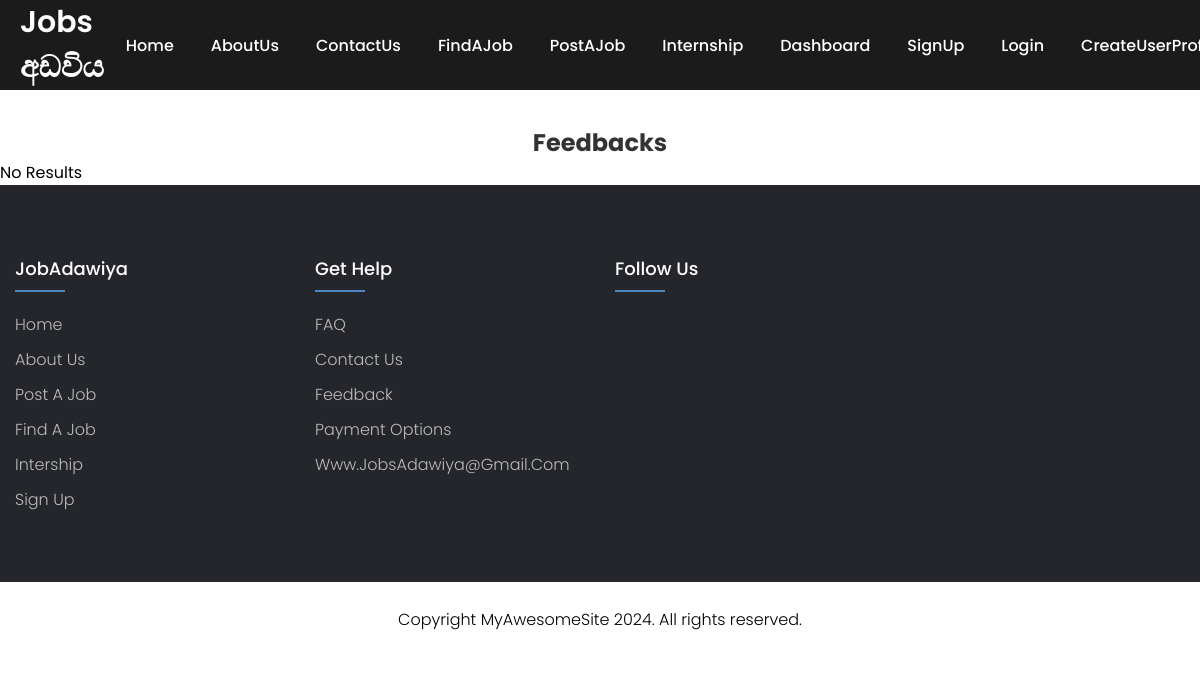
Before: /Dilsha/f_read.php with the older database file.
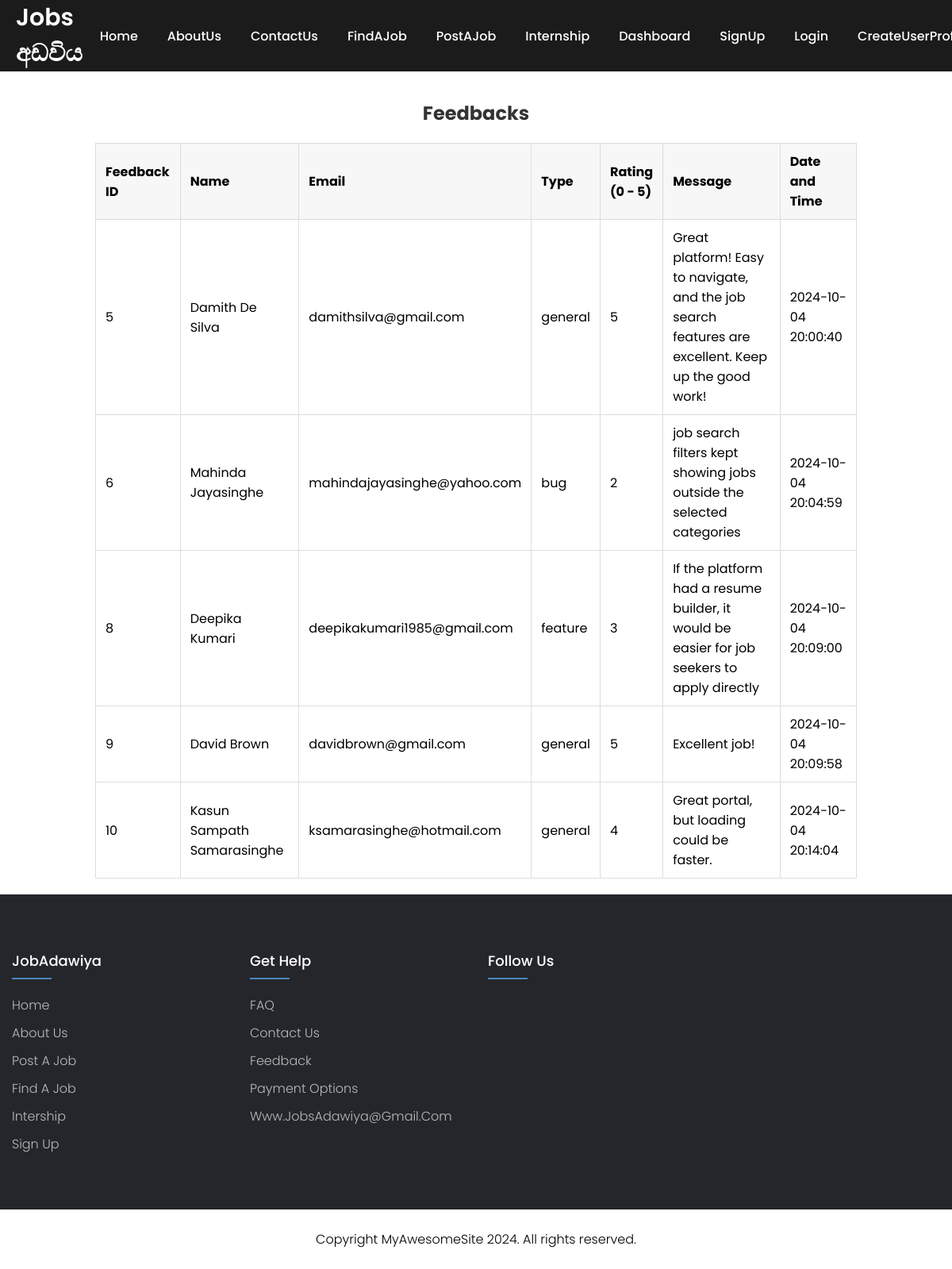
After: the same page with the newer database file.
### tables this page shows
CREATE TABLE `feedback` (
  `id` int(11) NOT NULL,
  `name` varchar(100) NOT NULL,
  `email` varchar(100) NOT NULL,
  `type` enum('general','bug','feature') NOT NULL,
  `rating` int(1) NOT NULL,
  `message` text NOT NULL,
  `time` timestamp NOT NULL DEFAULT current_timestamp()
);

### Dilsha/f_read.php (the view, shortened to what this page needs)
<?php
require 'c_config.php';
include('navbar.php');
$sql = "SELECT id, name, email, type, rating, message, time FROM feedback";
$result = $conn->query($sql);
echo " <h1 class='title-center'> <br> Feedbacks</h1>";
if ($result->num_rows > 0) {
    echo "<table class='message-table'>";
    echo "<thead><tr>" .
    "<th> Feedback ID </th>" .
    "<th> Name </th>" .
    "<th> Email </th>" .
    "<th> Type </th>" .
    "<th> Rating <br> (0 - 5)</th>" .
    "<th> Message </th>" .
    "<th> Date and Time </th>" .
    "</tr></thead><tbody>";
    while ($row = $result->fetch_assoc()) {
        echo "<tr>";
        echo "<td>" . $row["id"] . "</td>" .
             "<td>" . $row["name"] . "</td>" .
             "<td>" . $row["email"] . "</td>" .
             "<td>" . $row["type"] . "</td>" .
             "<td>" . $row["rating"] . "</td>" .
             "<td>" . $row["message"] . "</td>" .
             "<td>" . $row["time"] . "</td>";
        echo "</tr>";
    }
    echo "</tbody></table>";
} else {
    echo "No Results";
}
?>
<?php
    include('footer.php');
?>

### Dilsha/navbar.php (shortened to what this page needs)
<div class="nav-bar">
    <div class="container">
        <nav>
            <div class="menu">
                <div class="logo">
                    <a href="../home">Jobs අඩවිය</a>
                </div>
                <ul>
                    <li><a href="../home/home.php">Home</a></li>
                    <li><a href="../Bupathifnl/aboutus.php">AboutUs</a></li>
                    <li><a href="contact.php">ContactUs</a></li>
                    <li><a href="find.php">FindAJob</a></li>
                    <li><a href="../Malith/postajob.php">PostAJob</a></li>
                    <li><a href="../Shamal/index.php">Internship</a></li>
                    <li><a href="../Shamal/login.php">Dashboard</a></li>
                    <li><a href="../Bupathifnl/signup.php">SignUp</a></li>
                    <li><a href="../Shamal/Login.php">Login</a></li>
                    <li><a href="../createUserProfile/create profile.php">CreateUserProfile</a></li>
                </ul>
            </div>
        </nav>
    </div>
</div>

### Dilsha/footer.php (shortened to what this page needs)
<div class="footer-bar">
        <div class="container">
            <div class="row">
                <div class="footer-col">
                    <h4>JobAdawiya</h4>
                    <ul>
                        <li><a href="../home/home.php">Home</a></li>
                        <li><a href="../Bupathifnl/aboutus.php">About Us</a></li>
                        <li><a href="../Malith/postajob.php">Post a Job</a></li>
                        <li><a href="find.php">Find a Job</a></li>
                        <li><a href="../Shamal/index.php">Intership</a></li>
                        <li><a href="../Bupathifnl/signup.php">Sign up</a></li>
                    </ul>
                </div>
                <div class="footer-col">
                    <h4>Get Help</h4>
                    <ul>
                        <li><a href="faq.php">FAQ</a></li>
                        <li><a href="contact.php">Contact Us</a></li>
                        <li><a href="feedback.php">Feedback</a></li>
                        <li><a href="../Malith/package.php">payment options</a></li>
                        <li><a href="#">www.JobsAdawiya@gmail.com</a></li>
                    </ul>
                </div>
                <div class="footer-col">
                    <h4>Follow Us</h4>
                    <div class="social-links">
                    </div>
                </div>
            </div>
        </div>
    </div>
    <div class="copyright">
        <p>Copyright <i class='bx bx-copyright'></i> MyAwesomeSite 2024. All rights reserved.</p>
    </div>

### Dilsha/navbar.php (style rules this page uses)
* { margin: 0; padding: 0; font-family: 'Poppins', sans-serif; box-sizing: border-box; }
nav { top: 0; position: fixed; background: #1b1b1b; width: 100%; z-index: 12; }
nav .menu { max-width: 1250px; margin: auto; display: flex; align-items: center; justify-content: space-between; padding: 0 20px; }
.menu .logo a { text-decoration: none; color: #fff; font-size: 30px; font-weight: 600; }
.menu ul { display: inline-flex; list-style: none; float: right; }
.menu ul li { margin-left: 7px; }
.menu ul li a { text-decoration: none; color: #fff; font-weight: 500; padding: 8px 15px; border-radius: 5px; transition: all 0.3s ease; }

### Dilsha/f_read.php (style rules this page uses)
.title-center { text-align: center; font-size: 24px; margin-top: 20px; color: #333; }
.message-table { width: 80%; margin: 20px auto; border-collapse: collapse; font-size: 16px; text-align: left; }
.message-table thead { background-color: #f2f2f2; }
.message-table th, .message-table td { padding: 10px 12px; border: 1px solid #ddd; }
.message-table th { font-weight: bold; background-color: #f7f7f7; }

### Dilsha/footer.php (style rules this page uses)
.footer-bar { background-color: #24262b; padding: 70px 0; }
.footer-bar .container { max-width: 100%; margin: auto; }
.footer-bar .container .row { display: flex; flex-wrap: wrap; }
.footer-col ul { list-style: none; }
.footer-col { width: 25%; padding: 0 15px; }
.footer-col h4 { font-size: 18px; color: #fff; text-transform: capitalize; font-weight: 500; margin-bottom: 30px; position: relative; }
.footer-col h4::before { content: ''; position: absolute; left: 0; bottom: -10px; background-color: rgb(77, 132, 191); height: 2px; box-sizing: border-box; width: 50px; }
.footer-col ul li:not(:last-child) { margin-bottom: 10px; }
.footer-col ul li a { font-size: 16px; text-transform: capitalize; color: #fff; text-decoration: none; font-weight: 300; color: #bbbbbb; display: block; transition: all 0.3 ease; }
.copyright { width: 100%; text-align: center; padding: 25px 0; background: #fff; font-weight: 300; }

Changed rows visible on the page:
added feedback: id "5", name "Damith De Silva", email "damithsilva@gmail.com", type "general", rating "5", message "Great platform! Easy to navigate, and the job search features are excellent. Keep up the good work!", time "2024-10-04 20:00:40"
added feedback: id "6", name "Mahinda Jayasinghe", email "mahindajayasinghe@yahoo.com", type "bug", rating "2", message "job search filters kept showing jobs outside the selected categories", time "2024-10-04 20:04:59"
added feedback: id "8", name "Deepika Kumari", email "deepikakumari1985@gmail.com", type "feature", rating "3", message "If the platform had a resume builder, it would be easier for job seekers to apply directly", time "2024-10-04 20:09:00"
added feedback: id "9", name "David Brown", email "davidbrown@gmail.com", type "general", rating "5", message "Excellent job!", time "2024-10-04 20:09:58"
added feedback: id "10", name "Kasun Sampath Samarasinghe", email "ksamarasinghe@hotmail.com", type "general", rating "4", message "Great portal, but loading could be faster.", time "2024-10-04 20:14:04"
Other visible differences:
text no longer shown: "No Results"
text now shown: "Feedback ID Name Email Type Rating (0 - 5) Message Date and Time"
